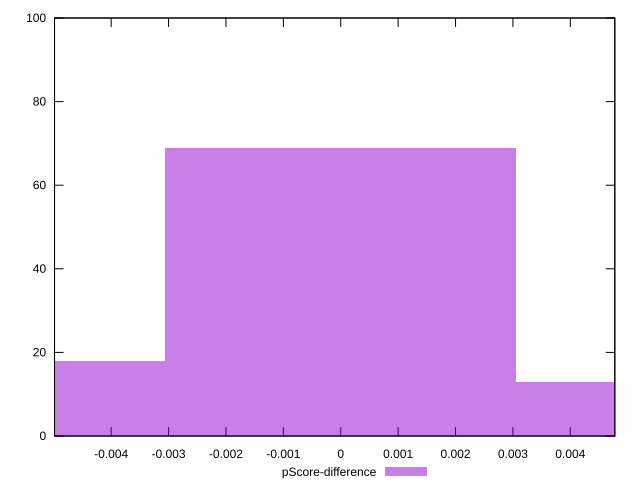

Here is the gnuplot script that generated this plot:
reset

$pScoreDifference <<EOF
0 69
-0.006121781653366792 18
0.006121781653366792 13
EOF

set key outside below
set boxwidth 0.006121781653366792
set xrange [-0.0049867067593603875:0.004775366649539231]
set yrange [0:100]
set trange [0:100]
set style fill transparent solid 0.5 noborder
set terminal svg size 640, 490 enhanced background rgb 'white'
set output "reprap/interactive/samples/pages/pScore-difference/histogram.svg"

plot $pScoreDifference title "pScore-difference" with boxes

reset
